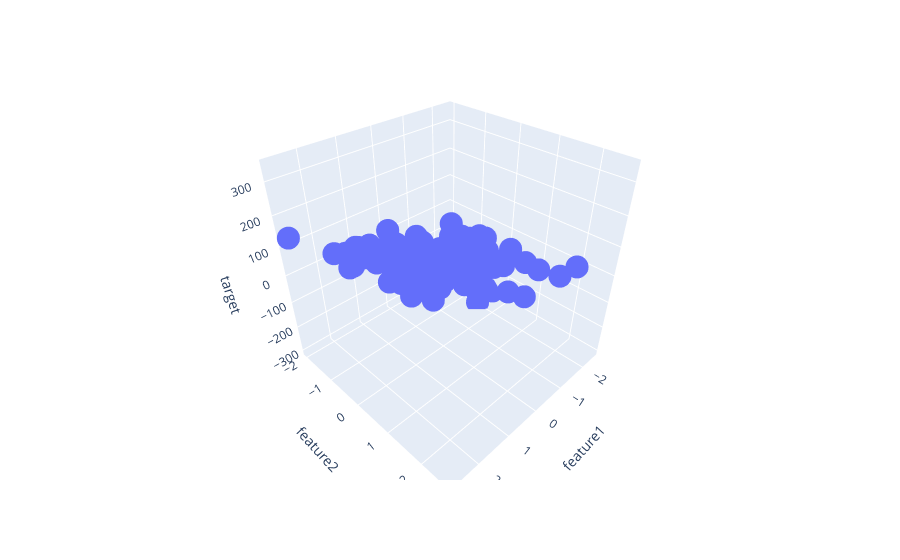

The notebook cell saved with this chart:
### Code cell
fig = px.scatter_3d(df,x="feature1",y="feature2",z="target")
fig.show()
